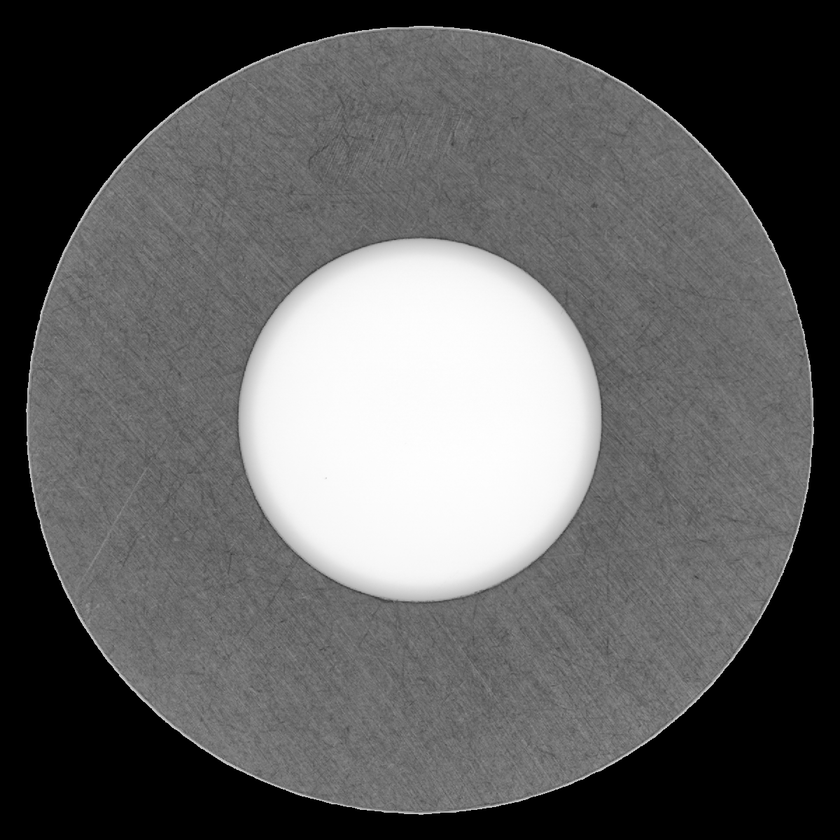
#> input picture 00.Datasets/test/BU_D1/001_Dot1_BU_2d-texture-img-2024-01-09-16-03-27.png, 840 x 840 px, shrunk from 1200 x 1200 before the run; its folder holds only this picture in this run
$ python 00.foder_test.py
#> lines starting #> are read from the running program, lines starting #| are printed output that depends on the picture
import os
import cv2


def list_full_paths_in_subfolders(test_dir):
#> called with test_dir = '../00.Datasets/'
    file_details = []
    for root, dirs, files in os.walk(test_dir):
        for file in files:
            full_path = os.path.join(root, file)
            file_details.append((root, file, full_path))
    return file_details

# testディレクトリへのパスを設定してください
test_dir = "../00.Datasets/"
file_info = list_full_paths_in_subfolders(test_dir)


# 結果を表示
for path, file, full_path in file_info:
    print(f"Path: {path}, File: {file}, Full Path: {full_path}")

    img_src = cv2.imread(full_path, 0)
#> img_src is the input picture: shape (840, 840); min 0, max 255, mean 95
    img_dst = cv2.equalizeHist(img_src)
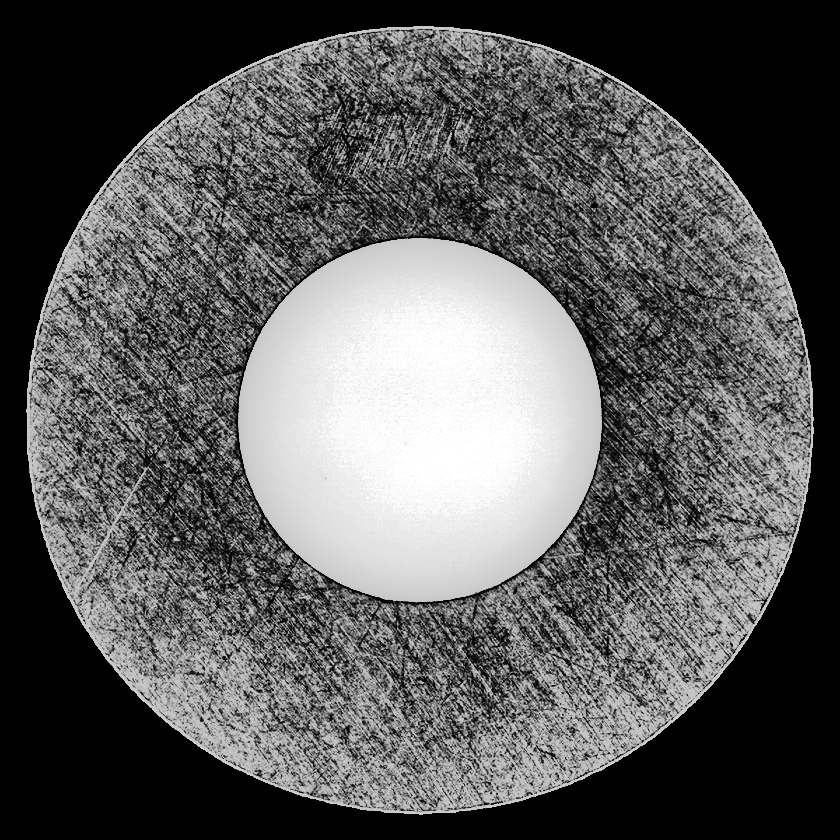
#> img_dst: shape (840, 840); min 0, max 255, mean 91.1

    #new path name
    new_pathname = os.path.join(path,"equilized_hist")
    os.makedirs(new_pathname, exist_ok=True)

    cv2.imwrite(os.path.join(new_pathname, file), img_dst)
